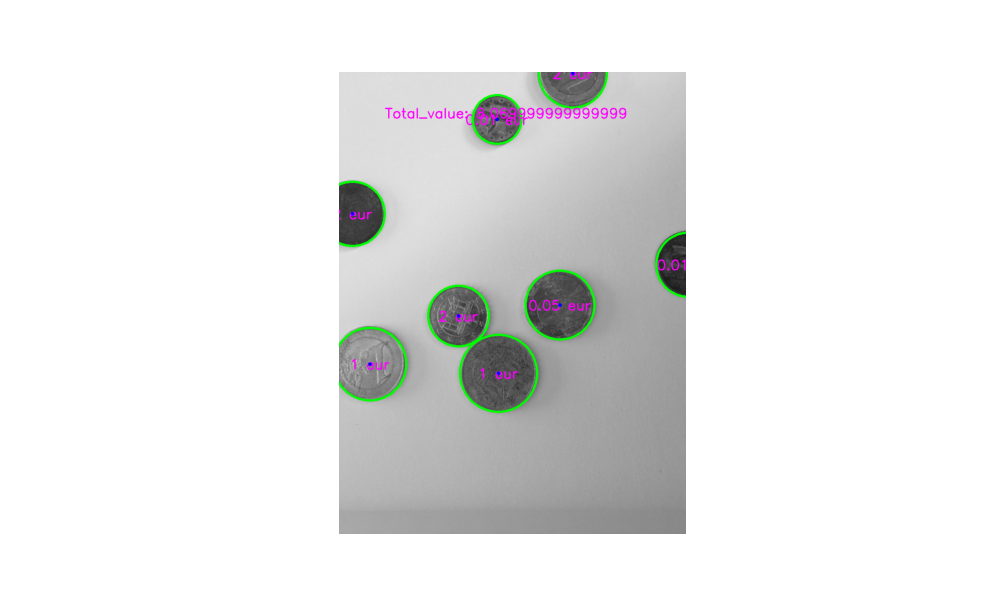
#> input picture Output_Images/output_others1.png, 1000 x 600 px, given in place of coins1.jpg, which was not available
$ jupyter execute --allow-errors test_multiple_coins.ipynb   (shell and % lines are left out)
#> lines starting #> are read from the running program, lines starting #| are printed output that depends on the picture; after the words box and inside, x2 and y2 are one past the last pixel; in counts of white or black regions, pixels touching at a corner belong together; pictures that were not available may be replaced by others from this repository, and a replacement may not be noted
### Imports/hough_transform.py

import numpy as np
import cv2 as cv
from Imports import edge_detection
from fractions import Fraction


def preprocess_image(path, sf=0.15, gaussian_kernel=5, thresh1=20, thresh2=100, canny_kernel=3):
    '''
    Contains all preprocessing needed to implement Circle Hough Transform
    Parameters:
        - path: The image path relative to the file location
        - sf: The scaling factor with which to subsample the image
        - gaussian kernel: The blurring to apply
        - thresh1: Canny threshold no1
        - thresh2: Canny threshold no2
        - canny_kernel: The sobel kernel size

    Returns:
        - out_final: The image containing edge and non-edge pixels
        - angle: An array of shape equal to that of the input image, that contains the gradient angles at each pixel
        - edge_pixels: A list of edge pixels in a [(xi, yi), (xi+1, yi+1), ...] format
    '''
    im = cv.imread(path)
    im_resized = cv.resize(im, dsize=(0, 0), fx=sf, fy=sf, interpolation=cv.INTER_CUBIC)
    im_gray = cv.cvtColor(im, cv.COLOR_BGR2GRAY)
    im_gray = cv.resize(im_gray, dsize=(0, 0), fx=sf, fy=sf, interpolation=cv.INTER_CUBIC)
    im_gray = cv.GaussianBlur(im_gray,(gaussian_kernel, gaussian_kernel),0)
    out_final, magn, angle, edge_pixels = edge_detection.Canny(im_gray, thresh1, thresh2, canny_kernel)

    return out_final, magn, angle, edge_pixels, im_gray, im_resized


# [80 lines left out: function fine_tune_circle, not called in this run]


def hough_transform_circles(canny, edge_pixels, angle, radius_start, radius_stop, old_height, old_width, scaling_factor, param1):
    '''
    Performs the Hough Circle Transform and spits-out detected circles
    Parameters:
        - canny: The canny edge detection output
        - edge_pixels: A list of detected edge pixels
        - angle: The gradient angle array
        - radius_start: The first radius to start voting for
        - radius_stop: The last radius to vote for
        - old_height: The height of the input image
        - old_width: The width of the input image
        - scaling_factor: The scaling factor defining the grid on which to perform voting on
        - param1: A hyperparameter that defines the factor with which to multiply the current radius to retrieve the lower score bound for detected circles

    Returns: fine_tuned_circles, circles, hough_tensor, candidate_pixels
        - fine_tuned_circles: The circles that have been optimized to match the most edge pixels on the original image space
        - circles: The detected circle prior to fine-tuning
        - hough_tensor: A 3D Tensor containing the hough circle votes for each cell of the 3D grid
        - candidate_pixels: The pixels that are considered good candidates for being circle centers
    '''


    # param2 defines a universal constant threshold with which to suppress very small possible circles
    param2 = 20
    # Supression_dim is the 3D box dimensions with which to perform non-maximum-suppression
    suppression_dim = int(100 * scaling_factor)
    # Adjust the height and width of the voting space (Add 100, so that pixels can vote out of the image dimensions)
    height = int(scaling_factor * old_height) + 100
    width = int(scaling_factor * old_width) + 100
    n_radii = radius_stop - radius_start
    hough_tensor = np.zeros((height,  width, n_radii))

    # Start voting for all edge pixels and extract candidate pixels
    candidate_pixels = []
    for pix in edge_pixels:
        fact1 = np.sin(angle[pix[0], pix[1]])
        fact2 = np.cos(angle[pix[0], pix[1]])
        for i, rad in enumerate(range(radius_start, radius_stop)):
            y = round((fact1 * rad + pix[0]) * scaling_factor) + 50
            x = round((-fact2 * rad + pix[1]) * scaling_factor) + 50
            if (y >= 0 and y < height) and (x >= 0 and x < width):
                hough_tensor[y, x, i] += 1 * scaling_factor
                if (hough_tensor[y, x, i] >= param1 * rad and hough_tensor[y, x, i] > param2 and y >= suppression_dim // 2
                and y < height - suppression_dim // 2 and x >= suppression_dim // 2
                and x < width-suppression_dim // 2 and i >= suppression_dim // 2 and i < n_radii-suppression_dim // 2):
                    candidate_pixels.append((y, x, i))
            y = round((-fact1 * rad + pix[0]) * scaling_factor) + 50
            x = round((fact2 * rad + pix[1]) * scaling_factor) + 50
            if (y >= 0 and y < height) and (x >= 0 and x < width):
                hough_tensor[y, x, i] += 1 * scaling_factor
                if (hough_tensor[y, x, i] >= param1 * rad and hough_tensor[y, x, i] > param2 and y >= suppression_dim // 2
                                and y < height - suppression_dim // 2 and x >= suppression_dim // 2
                                and x < width-suppression_dim // 2 and i >= suppression_dim // 2 and i < n_radii-suppression_dim // 2):
                    candidate_pixels.append((y, x, i))

    # Having detected good candidate_pixels generated circles by non-maximum-supression
    circles = []
    candidate_pixels = list(set(candidate_pixels))
    for (y, x, i) in candidate_pixels:
        if (hough_tensor[y, x, i] == np.max(hough_tensor[y-suppression_dim//2:y+suppression_dim//2+1,
                                        x-suppression_dim//2:x+suppression_dim//2+1,
                                        i-suppression_dim//2:i+suppression_dim//2+1])
        and np.count_nonzero(hough_tensor[y-suppression_dim//2:y+suppression_dim//2+1,
                                        x-suppression_dim//2:x+suppression_dim//2+1,
                                        i-suppression_dim//2:i+suppression_dim//2+1] == hough_tensor[y, x, i]) == 1):
            circles.append(((y-50) / scaling_factor, (x-50) / scaling_factor, i  + radius_start, hough_tensor[y, x, i]))

    # Finally, fine tune the detected circles
    fine_tuned_circles = []
    sorted_circles = sorted(circles, key=lambda x: x[-1], reverse=True)
    for circle in sorted_circles:
        # [4 lines of commented-out code are left out]
        out, canny = fine_tune_circle(canny, round(circle[2]), round(circle[1]), round(circle[0]), 220)
        if out != None:
            fine_tuned_circles.append(out)


    return fine_tuned_circles, circles, hough_tensor, candidate_pixels

# [22 lines left out: function find_closest_coin, not called in this run]

### Imports/edge_detection.py
# Imports
import cv2
import numpy as np
from scipy.signal import convolve2d

# The derivative of a Gaussian is now constructed

def Sobel(dim):
    '''
    Return 3x3 Sobel filter of either X or Y direction depending on input dim
    '''
    if dim not in [0, 1]:
        raise Exception("dim must be either 0 or 1")
    if dim==0:
        return np.array([[-1, 0 , 1], [-2, 0, 2], [-1, 0, 1]])
    else:
        return np.array([[1, 2 , 1], [0, 0, 0], [-1, -2, -1]])


def gaussian_filter(sigma):
    '''
    Generate a gaussian filter of kernel size dynamically calculated based on sigma
    Returns: filter, kernel size
    '''
    dim = int(np.ceil(3 * sigma))
    if dim % 2 == 0:
        dim += 1
    X, Y = np.mgrid[-dim//2+1:dim//2+1, -dim//2+1:dim//2+1]
    gf = np.exp(-((X**2 + Y**2) / (2 * sigma**2))) / (2 * np.pi * sigma**2)

    return gf, dim


def DG(sigma):
    '''
    Generate the Derivative of a Gaussian based on the given Sigma
    Returns: Both X and Y derivative filters
    '''
    gf, dim = gaussian_filter(sigma)
    if dim <= 3:
        DGX = Sobel(dim=1)
        DGY = Sobel(dim=0)
    else:
        DGX = convolve2d(gf, Sobel(dim=1),mode="valid", boundary="symm")
        DGY = convolve2d(gf, Sobel(dim=0),mode="valid", boundary="symm")

    return DGX, DGY

def DG_filtering(im, sigma):
    '''
    Filter input sigma with Derivative of Gaussian filters on directions X and Y. Performs appropriate replicate padding to accomodate conservation of dimensions
    Returns: Filters, Derivatives, Gradient Magnitudes, Gradient Angles in (-pi/2, pi/2)
    '''
    DGX, DGY = DG(sigma=sigma)
    padding = int(DGX.shape[0] // 2)
    new_im = np.ndarray((im.shape[0] + 2 * padding, im.shape[1] + 2 * padding))
    new_im[padding:-padding, padding:-padding] = im
    new_im[padding:-padding, :padding] = np.repeat(im[:, 0].reshape(-1, 1), padding, axis=1)
    new_im[padding:-padding, -padding:] = np.repeat(im[:, 0].reshape(-1, 1), padding, axis=1)
    new_im[:padding, padding:-padding] = np.repeat(im[0, :].reshape(1, -1), padding, axis=0)
    new_im[-padding:, padding:-padding] = np.repeat(im[0, :].reshape(1, -1), padding, axis=0)
    new_im[:padding, :padding] = im[0, 0] * np.ones((padding, padding))
    new_im[:padding, -padding:] = im[0, -1] * np.ones((padding, padding))
    new_im[-padding:, :padding] = im[-1, 0] * np.ones((padding, padding))
    new_im[-padding:, -padding:] = im[-1, -1] * np.ones((padding, padding))

    dX = convolve2d(new_im, DGX, mode="valid")
    dY = convolve2d(new_im, DGY, mode="valid")
    magn = np.sqrt(dX**2 + dY**2)
    angle = np.arctan(dX / dY)
    return dX, dY, DGX, DGY, magn, angle

# Non-Maxima Suppresion
# Way 1: Based on 3x3 neighborhood regardless of angle

# [43 lines left out: functions non_maxima_suppresion_a, non_maxima_suppresion_b, not called in this run]


def non_maxima_suppresion_c(gradient_magnitudes, gradient_angles):
    '''
    Perform Non-Maximaum-Suppression using Strategy C: (Suppress non maximum pixels in the direction of the actual gradient angle using interpolated pixel intensities
    Returns: Suppressed filtered Image
    '''
    output = np.ndarray((gradient_magnitudes.shape[0], gradient_magnitudes.shape[1]))
    output[:, [0, -1]] = 0
    output[[0, -1], :] = 0
    output[1:-1, 1:-1] = gradient_magnitudes[1:-1, 1:-1]
    for i in range(1, output.shape[0] - 1):
        for j in range(1, output.shape[1] - 1):
            ang = gradient_angles[i-1, j-1]
            if ang > 0 and ang <= np.pi / 4:
                coef = np.tan(ang)
                p1 = (1 - coef) * gradient_magnitudes[i, j+1] + coef * gradient_magnitudes[i-1, j+1]
                p2 = (1 - coef) * gradient_magnitudes[i, j-1] + coef * gradient_magnitudes[i+1, j-1]
                #print(coef, ang, "Case = 1")
                if gradient_magnitudes[i, j] < p1 or gradient_magnitudes[i, j] < p2:
                    output[i, j] = 0
            elif ang > np.pi / 4 and ang <= np.pi / 2:
                coef = np.tan(np.pi / 2 - ang)
                p1 = (1 - coef) * gradient_magnitudes[i-1, j] + coef * gradient_magnitudes[i-1, j+1]
                p2 = (1 - coef) * gradient_magnitudes[i+1, j] + coef * gradient_magnitudes[i+1, j-1]
                #print(coef, ang, "Case = 2")
                if gradient_magnitudes[i, j] < p1 or gradient_magnitudes[i, j] < p2:
                    output[i, j] = 0
            elif ang <= 0 and ang > - np.pi / 4:
                coef = np.tan(np.abs(ang))
                p1 = (1 - coef) * gradient_magnitudes[i, j+1] + coef * gradient_magnitudes[i+1, j+1]
                p2 = (1 - coef) * gradient_magnitudes[i, j-1] + coef * gradient_magnitudes[i-1, j-1]
                #print(coef, ang, "Case = 3")
                if gradient_magnitudes[i, j] < p1 or gradient_magnitudes[i, j] < p2:
                    output[i, j] = 0
            else:
                coef = np.tan(np.pi / 2 - np.abs(ang))
                p1 = (1 - coef) * gradient_magnitudes[i+1, j] + coef * gradient_magnitudes[i+1, j+1]
                p2 = (1 - coef) * gradient_magnitudes[i-1, j] + coef * gradient_magnitudes[i-1, j-1]
                #print(coef, ang, "Case = 4")
                if gradient_magnitudes[i, j] < p1 or gradient_magnitudes[i, j] < p2:
                    output[i, j] = 0


    return output


def connectivity_labeling(input_image):
    '''
    Adapt connectivity labeling algorithm for Canny Edge detection Hysterisis Thresholding
    Returns: Canny Edge Detection output
    '''
    label = 1
    flag_image = np.zeros_like(input_image)
    output_image = np.zeros_like(input_image)
    edge_pixels = []
    for i in range(flag_image.shape[0]):
        for j in range(flag_image.shape[1]):
            if input_image[i, j] == 2:
                if flag_image[i, j] == 0: # Pixel not yet labeled
                    # Label all component-connected pixels
                    flag_image[i, j] = label
                    queue = [(i, j)]
                    while queue:
                        tail = queue[-1]
                        queue.pop()
                        new_queue = [(k, n) for k in range(tail[0]-1, tail[0]+2) for n in range(tail[1]-1, tail[1]+2) if (k != tail[0] or n != tail[1])
                                        and k >= 0 and k <= flag_image.shape[0] - 1
                                        and n >= 0 and n <= flag_image.shape[1] - 1 and (input_image[k, n] == 1 or input_image[k, n] == 2) and flag_image[k, n] == 0]
                        for pix in new_queue:
                            flag_image[pix] = label
                            output_image[pix] = 2
                            edge_pixels.append(pix)
                        queue = new_queue + queue

    return output_image, edge_pixels


def Canny(img, thresh1, thresh2, sigma):
    '''
    Canny Edge Detection from scratch
    Inputs: threshold1, threshold2 (t1 < t2), sigma for Bluring
    Returns: Canny Edge Detection Output
    '''
    dX, dY, DGX, DGY, magn, angle = DG_filtering(img, sigma=sigma)
    thresh1 = np.std(img) / 255 * thresh1
    thresh2 = np.std(img) / 255 * thresh2
    out = non_maxima_suppresion_c(magn, angle)
    out_thresh = np.zeros_like(out)
    out_thresh[np.logical_and(out >= thresh1, out <= thresh2)] = 1
    out_thresh[out > thresh2] = 2
    out_final, edge_pixels = connectivity_labeling(out_thresh)
    return out_final, out_thresh, angle, edge_pixels

### test_multiple_coins.ipynb
[cell 1]
#Imports
import numpy as np
import cv2 as cv
import matplotlib.pyplot as plt
from Imports import edge_detection, hough_transform
from fractions import Fraction
import joblib

[cell 2]
# Time to create features

import seaborn as sns
import random
import pyfeats

# Load model
loaded_pipeline = joblib.load('Models/svc.pkl')
#> (reads Models/svc.pkl from the repository)
#> further down, image is the input picture: shape (600, 1000, 3); mean B, G, R 232.6, 233.1, 232.6

# Load a seaborn color palette
palette = sns.color_palette("bright")  # 'bright' is one of the many available palettes

# Dictionary of classes
val_dict = {0:0.01, 1:0.02, 2:0.05, 3:0.1, 4:0.2, 5:0.5, 6:1, 7:2}

# Load the image
#fig, axs_out = plt.subplots(13, 1, figsize=(10, 25))
#> (the rest of this cell did not finish here and is left out)

#> in DG_filtering, `new_im[-padding:, -padding:] = im[-1, -1] * np.ones((padding, padding))`:
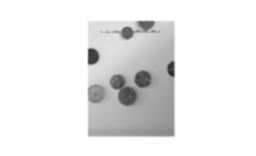
#> new_im: shape (156, 256) float64; min 37, max 255, mean 234.3
#> in DG_filtering, `dX = convolve2d(new_im, DGX, mode="valid")`:
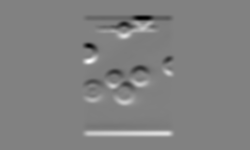
#> dX: shape (150, 250) float64; min -55.78, max 53.84, mean 0; drawn with min black and max white
#> in DG_filtering, `dY = convolve2d(new_im, DGY, mode="valid")`:
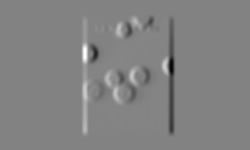
#> dY: shape (150, 250) float64; min -70.8, max 67.43, mean 0; drawn with min black and max white
#> in DG_filtering, `magn = np.sqrt(dX**2 + dY**2)`:
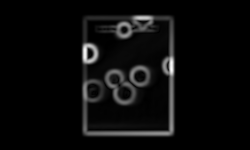
#> magn: shape (150, 250) float64; min 7.64e-15, max 70.87, mean 3.1; drawn with min black and max white
#> in DG_filtering, `angle = np.arctan(dX / dY)`:
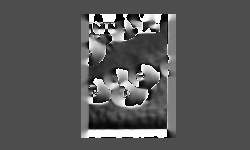
#> angle: shape (150, 250) float64; min -1.57, max 1.57, mean -0.499; drawn with min black and max white
#> in Canny, `thresh1 = np.std(img) / 255 * thresh1`: thresh1 = 3.23
#> in Canny, `thresh2 = np.std(img) / 255 * thresh2`: thresh2 = 13.72
#> after the loop in non_maxima_suppresion_c, `for i in range(1, output.shape[0] - 1):`:
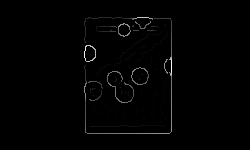
#> output: shape (150, 250) float64; min 0, max 70.87, mean 0.7; drawn with min black and max white
#> in preprocess_image, `out_final, magn, angle, edge_pixels = edge_detection.Canny(im_gray, th..`:
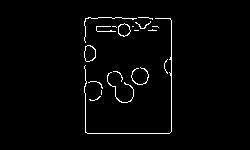
#> out_final: shape (150, 250) float64; values 0 (black) and 2 (white), 2.1% white in thin lines or dots, all inside (x1, y1, x2, y2) = (84, 17, 172, 134)
#> in preprocess_image, `out_final, magn, angle, edge_pixels = edge_detection.Canny(im_gray, th..`: edge_pixels = 796 pairs, first value 17 to 133, second value 84 to 171
    fine_tuned_circles, circles, hough_tensor, candidate_pixels = hough_transform.hough_transform_circles(out_final, edge_pixels, angle, 10, 200, im_gray.shape[0], im_gray.shape[1], 0.25, 0.1)
#> the loop in hough_transform_circles, `for pix in edge_pixels:` made 796 passes
#> (pix, fact1, fact2) on passes 1 to 3: ((17, 138), -0.999, 0.037), ((18, 136), -0.949, 0.315), ((18, 135), -0.9, 0.435)
#> after the loop in hough_transform_circles, `for pix in edge_pixels:`: candidate_pixels = []
#> `hue_channel = (hsv_image[:, :, 0] - np.mean(hsv_image[:, :, 0])) / np...`:
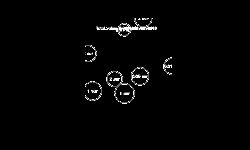
#> hue_channel: shape (150, 250) float64; min -4.24, max 250.8, mean 0; drawn with min black and max white
#> `sat_channel = (hsv_image[:, :, 1] - np.mean(hsv_image[:, :, 1])) / np...`:
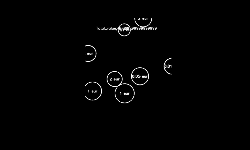
#> sat_channel: shape (150, 250) float64; min -2.66, max 252.3, mean 0; drawn with min black and max white
#> `im_gray = (im_gray - np.mean(im_gray)) / np.max(im_gray) * 255`:
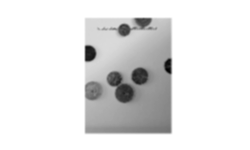
#> im_gray: shape (150, 250) float64; min -196, max 22.05, mean 0; drawn with min black and max white
#> (the rest of the program and of its run is left out)
